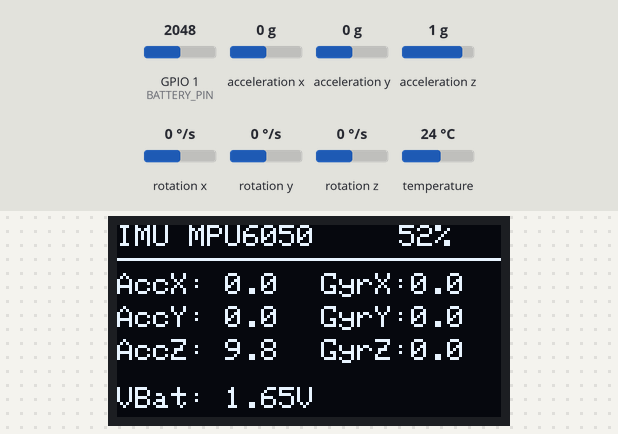
Simulated run of this sketch. Board: ESP32. On the bench: 128×64 one-colour display. The inputs (shaded band) are chosen by the test bench; at power-on: acceleration x 0 g, GPIO 1 (BATTERY_PIN) = 2048, acceleration y 0 g, acceleration z 1 g, rotation x 0 °/s, rotation y 0 °/s, rotation z 0 °/s, temperature 24 °C (analog values on the 0–4095 scale). What the sketch prints to the serial monitor is not drawn.

Above: at 2.2 s.
2.3 s: acceleration x set to -1.4 g
At 3.5 s:
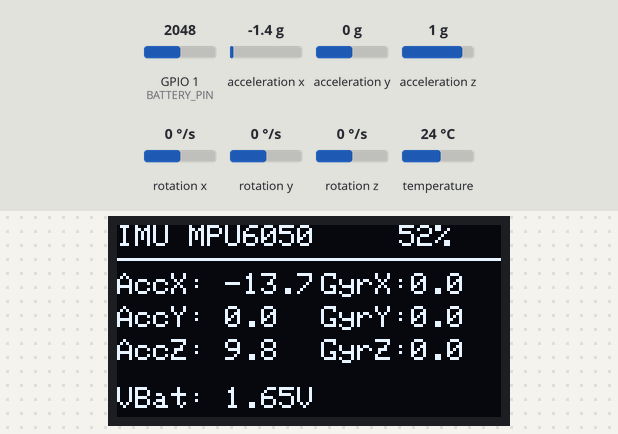
3.8 s: GPIO 1 (BATTERY_PIN) set to 2866
At 4.7 s:
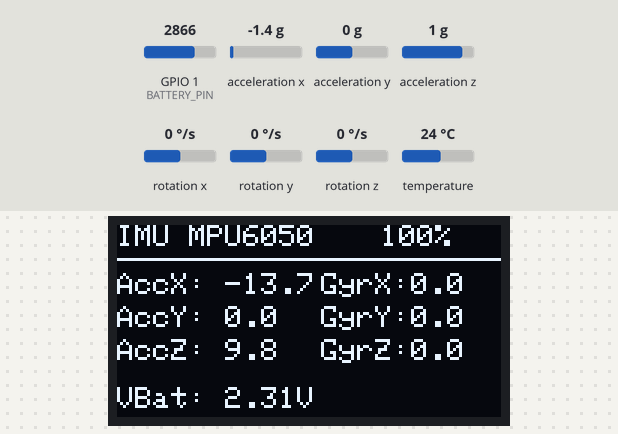
5.3 s: acceleration y set to -1.4 g
At 5.8 s:
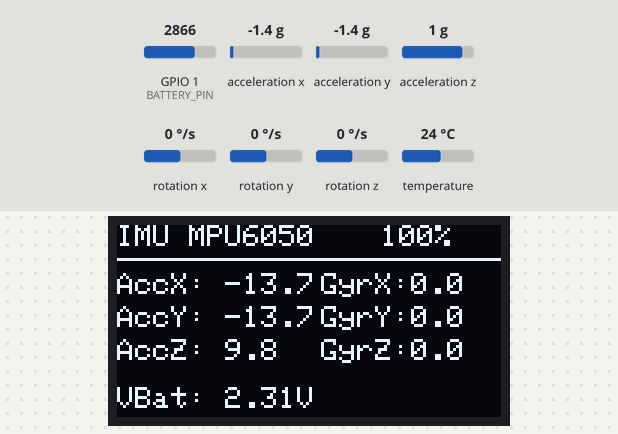
6.9 s: acceleration z set to -1.4 g
At 8.1 s:
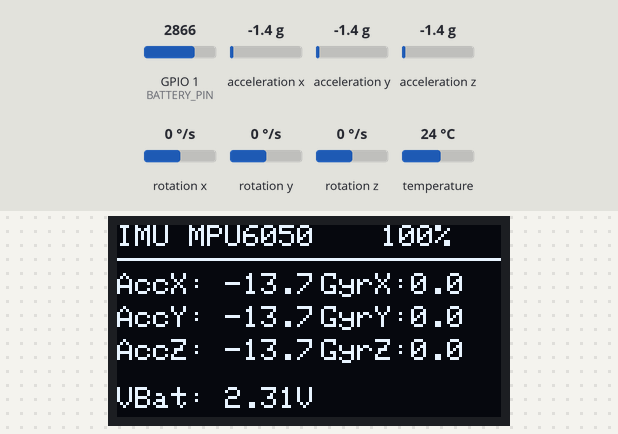
8.4 s: GPIO 1 (BATTERY_PIN) set to 3972
At 9.2 s:
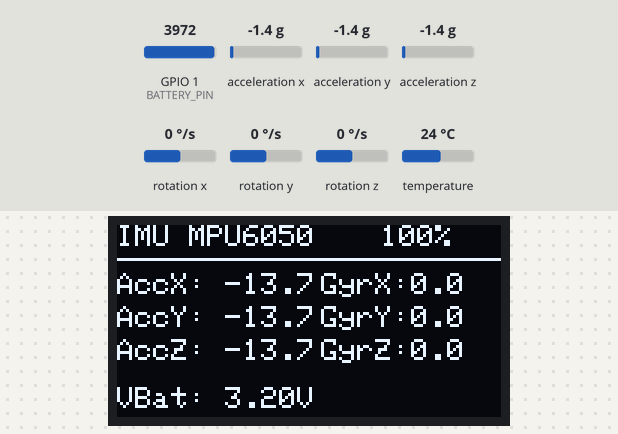
9.9 s: rotation x set to -192 °/s
At 10.3 s:
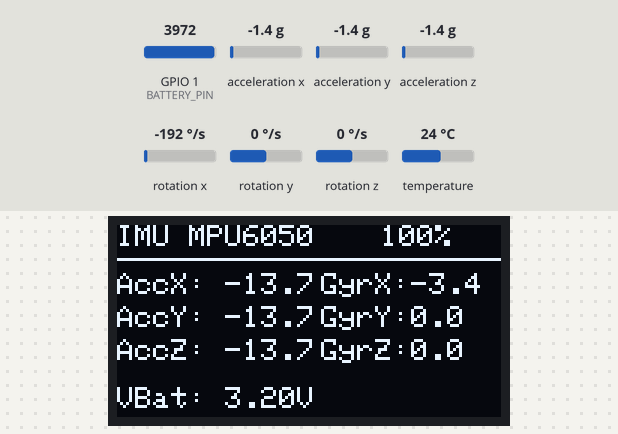
Timing chart, 0 to 12.5 s (numbered marks = the images above; inputs shaded):
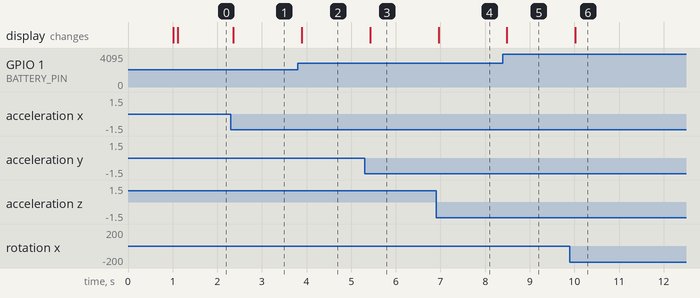

The sketch:

imu_pantalla.ino
```cpp
#include <Wire.h>
#include <Adafruit_GFX.h>
#include <Adafruit_SSD1306.h>
#include <Adafruit_MPU6050.h>
#include <Adafruit_Sensor.h>

// Configuración de pantalla OLED (128x64)
#define SCREEN_WIDTH 128
#define SCREEN_HEIGHT 64
#define SDA_PIN 8
#define SCL_PIN 9

Adafruit_SSD1306 display(SCREEN_WIDTH, SCREEN_HEIGHT, &Wire, -1);
Adafruit_MPU6050 mpu;

// Configuración Batería (ADC GPIO 1)
#define BATTERY_PIN 1
#define VBAT_MAX 1.88   // Voltaje en el pin al 100%
#define VBAT_MIN 1.40   // Voltaje en el pin al 0%
#define VOLTAGE_DIVIDER_FACTOR 1.0
const int NUM_SAMPLES = 10;

// LECTURA Y CALCULO DE BATERÍA
float readBatteryVoltage() {
  uint32_t totalMv = 0;
  for (int i = 0; i < NUM_SAMPLES; i++) {
    totalMv += analogReadMilliVolts(BATTERY_PIN);
    delay(1);
  }
  float averageMv = (float)totalMv / NUM_SAMPLES;
  return (averageMv / 1000.0) * VOLTAGE_DIVIDER_FACTOR;
}

int batteryPercent(float voltage) {
  if (voltage >= VBAT_MAX) return 100;
  if (voltage <= VBAT_MIN) return 0;
  float pct = ((voltage - VBAT_MIN) / (VBAT_MAX - VBAT_MIN)) * 100.0;
  return constrain((int)pct, 0, 100);
}

// ESCANEO INICIAL DE DISPOSITIVOS I2C
void scanI2C() {
  Serial.println(F("Iniciando escaneo I2C..."));
  byte count = 0;

  for (byte address = 1; address < 127; address++) {
    Wire.beginTransmission(address);
    byte error = Wire.endTransmission();
    if (error == 0) {
      Serial.print(F("Dispositivo I2C en 0x"));
      if (address < 16) Serial.print("0");
      Serial.println(address, HEX);
      count++;
    }
  }

  Serial.print(F("Total I2C encontrados: "));
  Serial.println(count);
}

void setup() {
  Serial.begin(115200);
  delay(1000);
  Serial.println(F("Iniciando MPU6050 + OLED + Monitor de Bateria..."));

  analogReadResolution(12);

  // Inicialización de bus I2C
  Wire.begin(SDA_PIN, SCL_PIN);
  Wire.setTimeOut(1000);

  // Escaneo I2C por puerto serie
  scanI2C();

  // Inicializar Pantalla OLED (Dirección por defecto 0x3C)
  if (!display.begin(SSD1306_SWITCHCAPVCC, 0x3C)) {
    Serial.println(F("ERROR: No se encontró la pantalla OLED en 0x3C"));
    while (1) delay(500);
  }

  // Inicializar IMU (MPU6050 en 0x68 o 0x69)
  if (!mpu.begin()) {
    Serial.println(F("ERROR: No se encontró la IMU MPU6050"));

    // Mensaje de advertencia en OLED si falla la IMU
    display.clearDisplay();
    display.setTextColor(WHITE);
    display.setTextSize(1);
    display.setCursor(0, 0);
    display.println(F("ERROR: IMU no hallada"));
    display.display();
    while (1) delay(500);
  }

  // Configuración MPU6050
  mpu.setAccelerometerRange(MPU6050_RANGE_8_G);
  mpu.setGyroRange(MPU6050_RANGE_500_DEG);
  mpu.setFilterBandwidth(MPU6050_BAND_21_HZ);

  Serial.println(F("Sensores e interfaces iniciados correctamente."));
  display.clearDisplay();
  display.display();
}

void loop() {
  // 1. Obtener datos de la IMU
  sensors_event_t a, g, temp;
  mpu.getEvent(&a, &g, &temp);

  // 2. Obtener datos de Batería
  float vbat = readBatteryVoltage();
  int pct = batteryPercent(vbat);

  // 3. Imprimir datos por Monitor Serie
  Serial.print(F("Accel X:")); Serial.print(a.acceleration.x, 1);
  Serial.print(F(" Y:")); Serial.print(a.acceleration.y, 1);
  Serial.print(F(" Z:")); Serial.print(a.acceleration.z, 1);
  Serial.print(F(" | Bat: ")); Serial.print(vbat, 2);
  Serial.print(F("V (")); Serial.print(pct); Serial.println(F("%)"));

  // 4. Renderizar en la pantalla OLED
  display.clearDisplay();
  display.setTextColor(WHITE);

  // --- ENCABEZADO Y BATERÍA EN LA ESQUINA SUPERIOR DERECHA ---
  display.setTextSize(1);
  display.setCursor(0, 0);
  display.print(F("IMU MPU6050"));

  // Dibujar porcentaje y pequeño icono de batería a la derecha (x: 88 px)
  display.setCursor(88, 0);
  if (pct < 100) display.print(F(" ")); // Alineación
  display.print(pct);
  display.print(F("%"));

  // Línea divisora
  display.drawFastHLine(0, 11, 128, WHITE);

  // --- MUESTRA DE DATOS DE LA IMU ---
  // Acelerómetro (m/s²)
  display.setCursor(0, 16);
  display.print(F("AccX: ")); display.print(a.acceleration.x, 1);
  display.setCursor(0, 27);
  display.print(F("AccY: ")); display.print(a.acceleration.y, 1);
  display.setCursor(0, 38);
  display.print(F("AccZ: ")); display.print(a.acceleration.z, 1);

  // Giroscopio (rad/s)
  display.setCursor(68, 16);
  display.print(F("GyrX:")); display.print(g.gyro.x, 1);
  display.setCursor(68, 27);
  display.print(F("GyrY:")); display.print(g.gyro.y, 1);
  display.setCursor(68, 38);
  display.print(F("GyrZ:")); display.print(g.gyro.z, 1);

  // Voltaje directo en la parte inferior
  display.setCursor(0, 54);
  display.print(F("VBat: ")); display.print(vbat, 2); display.print(F("V"));

  display.display();
  delay(100); // Refresco fluido a 10 Hz
}
```

Measured:
- after the input at 2.3 s, the display: changes after 0.06 s (image 1)
- after the input at 3.8 s, the display: changes after 0.09 s (image 2)
- after the input at 5.3 s, the display: changes after 0.12 s (image 3)
- after the input at 6.9 s, the display: changes after 0.06 s (image 4)
- after the input at 8.4 s, the display: changes after 0.09 s (image 5)
- after the input at 9.9 s, the display: changes after 0.12 s (image 6)
